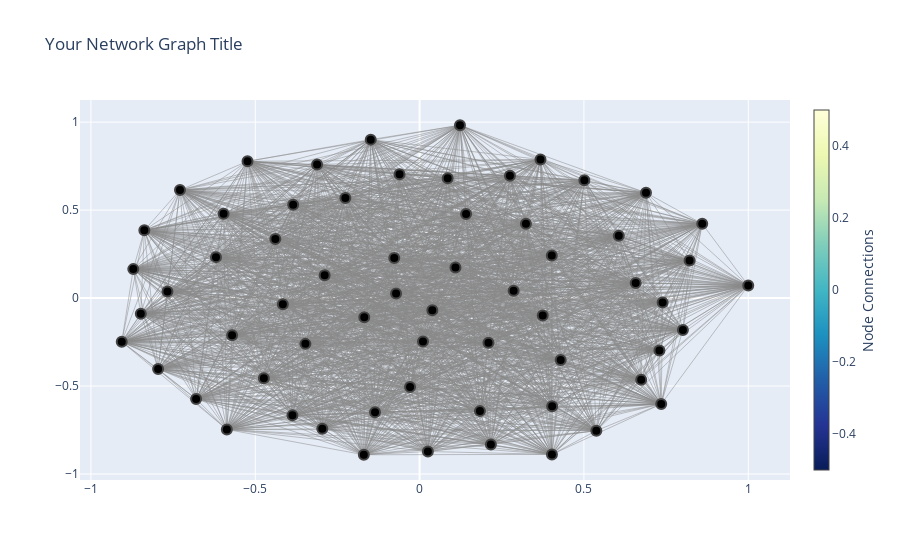

This figure's notebook cell:
### Code cell
layout = go.Layout(
    showlegend=False,
    hovermode='closest',
    title="Your Network Graph Title"
)

# Add edge_trace and node_trace to the data list
data = [edge_trace, node_trace]

# Create the figure
fig = go.Figure(data=data, layout=layout)

# Display the graph (in a Jupyter Notebook) or save it to an HTML file
pyo.iplot(fig)

### Figure 1 — Plotly figure (JSON) as saved in the notebook; plotly's stock layout.template omitted (floating-point values rounded to 4 significant figures; data arrays with more than 128 entries replaced by an {"elided": "..."} marker saying what was removed)
{"data": [{"hoverinfo": "none", "line": {"color": "#888", "width": 0.5}, "mode": "lines", "type": "scatter", "x": {"elided": "5859 float values"}, "y": {"elided": "5859 float values"}}, {"hoverinfo": "text", "marker": {"color": [], "colorbar": {"thickness": 15, "title": {"side": "right", "text": "Node Connections"}, "xanchor": "left"}, "colorscale": [[0, "rgb(255,255,217)"], [0.125, "rgb(237,248,177)"], [0.25, "rgb(199,233,180)"], [0.375, "rgb(127,205,187)"], [0.5, "rgb(65,182,196)"], [0.625, "rgb(29,145,192)"], [0.75, "rgb(34,94,168)"], [0.875, "rgb(37,52,148)"], [1, "rgb(8,29,88)"]], "line": {"width": 2}, "reversescale": true, "showscale": true, "size": 10}, "mode": "markers", "type": "scatter", "x": [0.7297, 0.3747, -0.2258, 0.3236, 0.1092, -0.7955, -0.5705, 0.1229, 0.4023, 0.6743, 0.5013, -0.077, -0.5864, -0.729, -0.02902, 0.02524, -0.1696, 0.6576, -0.3869, -0.4738, 0.2096, -0.5235, -0.296, 0.01035, -0.3846, -0.4389, 0.08548, -0.06095, 0.8215, 0.5378, -0.9062, -0.3473, 0.3679, -0.6194, 0.03871, -0.8711, -0.07153, 0.4293, 0.7395, 0.4027, -0.8482, 0.606, 0.2749, 0.7352, -0.416, -0.1486, -0.1355, 0.8012, 0.86, 0.2862, -0.8375, -0.3119, 0.4034, 0.1415, 0.1836, -0.5963, 1, -0.68, -0.1683, -0.7671, -0.2889, 0.6889, 0.2169], "y": [-0.2986, -0.09866, 0.5691, 0.4217, 0.1734, -0.4034, -0.2116, 0.9822, 0.2416, -0.464, 0.6693, 0.2276, -0.7468, 0.6138, -0.5059, -0.8723, -0.8907, 0.08553, -0.6668, -0.4556, -0.2536, 0.7773, -0.7434, -0.2474, 0.5303, 0.3356, 0.6813, 0.7032, 0.214, -0.7538, -0.2485, -0.2604, 0.7874, 0.2326, -0.0688, 0.1645, 0.02633, -0.3526, -0.02592, -0.8888, -0.08878, 0.3541, 0.6954, -0.6025, -0.03558, 0.9005, -0.6488, -0.181, 0.4221, 0.04111, 0.385, 0.7595, -0.6146, 0.4775, -0.6427, 0.4788, 0.07108, -0.5739, -0.1092, 0.03788, 0.1295, 0.5986, -0.8328]}], "layout": {"hovermode": "closest", "showlegend": false, "title": {"text": "Your Network Graph Title"}}}
